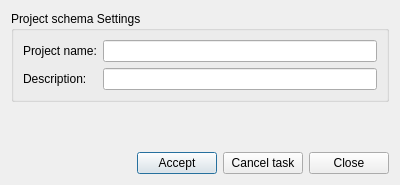
<?xml version="1.0" encoding="UTF-8"?>
<ui version="4.0">
 <class>dlg_cm_base</class>
 <widget class="QDialog" name="dlg_cm_base">
  <property name="geometry">
   <rect>
    <x>0</x>
    <y>0</y>
    <width>400</width>
    <height>185</height>
   </rect>
  </property>
  <property name="windowTitle">
   <string>Create base schema</string>
  </property>
  <layout class="QGridLayout" name="gridLayout">
   <item row="0" column="0">
    <widget class="QGroupBox" name="grb_projectschema">
     <property name="title">
      <string>Project schema Settings</string>
     </property>
     <layout class="QGridLayout" name="gridLayout_2">
      <item row="3" column="1">
       <widget class="QLineEdit" name="project_descript"/>
      </item>
      <item row="2" column="1">
       <widget class="QLineEdit" name="project_name"/>
      </item>
      <item row="2" column="0">
       <widget class="QLabel" name="lbl_project_name">
        <property name="layoutDirection">
         <enum>Qt::LeftToRight</enum>
        </property>
        <property name="text">
         <string>Project name:</string>
        </property>
        <property name="alignment">
         <set>Qt::AlignLeading|Qt::AlignLeft|Qt::AlignVCenter</set>
        </property>
       </widget>
      </item>
      <item row="3" column="0">
       <widget class="QLabel" name="lbl_descript">
        <property name="layoutDirection">
         <enum>Qt::LeftToRight</enum>
        </property>
        <property name="text">
         <string>Description:</string>
        </property>
        <property name="alignment">
         <set>Qt::AlignJustify|Qt::AlignVCenter</set>
        </property>
       </widget>
      </item>
     </layout>
     <zorder>project_name</zorder>
     <zorder>lbl_descript</zorder>
     <zorder>lbl_project_name</zorder>
     <zorder>project_descript</zorder>
    </widget>
   </item>
   <item row="1" column="0">
    <spacer name="verticalSpacer">
     <property name="orientation">
      <enum>Qt::Vertical</enum>
     </property>
     <property name="sizeHint" stdset="0">
      <size>
       <width>91</width>
       <height>33</height>
      </size>
     </property>
    </spacer>
   </item>
   <item row="2" column="0">
    <layout class="QGridLayout" name="lyt_buttons">
     <item row="0" column="0">
      <widget class="QLabel" name="lbl_time">
       <property name="text">
        <string/>
       </property>
      </widget>
     </item>
     <item row="0" column="1">
      <spacer name="horizontalSpacer">
       <property name="orientation">
        <enum>Qt::Horizontal</enum>
       </property>
       <property name="sizeHint" stdset="0">
        <size>
         <width>40</width>
         <height>20</height>
        </size>
       </property>
      </spacer>
     </item>
     <item row="0" column="2">
      <widget class="QPushButton" name="btn_accept">
       <property name="text">
        <string>Accept</string>
       </property>
      </widget>
     </item>
     <item row="0" column="3">
      <widget class="QPushButton" name="btn_cancel_task">
       <property name="text">
        <string>Cancel task</string>
       </property>
      </widget>
     </item>
     <item row="0" column="4">
      <widget class="QPushButton" name="btn_close">
       <property name="text">
        <string>Close</string>
       </property>
      </widget>
     </item>
    </layout>
   </item>
  </layout>
 </widget>
 <resources/>
 <connections/>
</ui>
